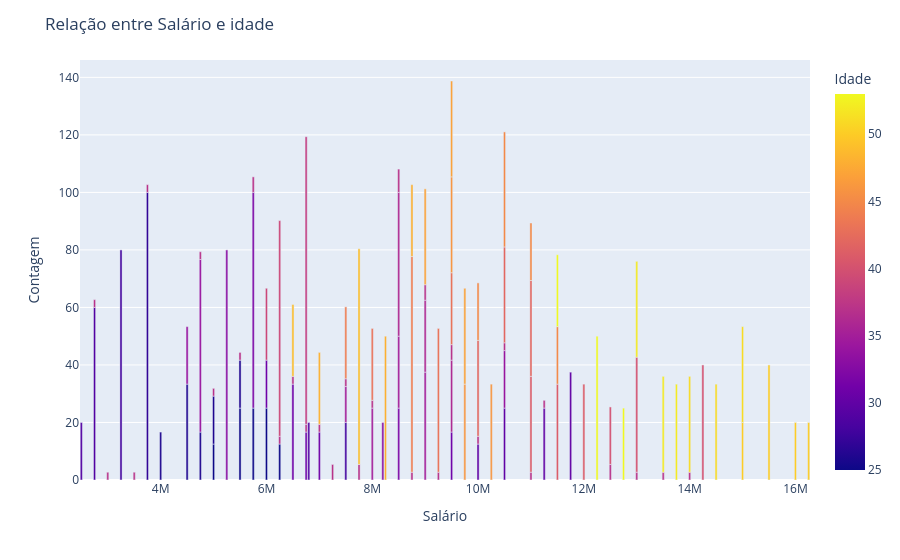

The code cell stored with this chart in its notebook:
### Markdown cell above
### Podemos notar que a maior parte das pessoas que possuem um credit Score alto também possuem um nivel de escolaridade mais elevado

### Code cell
# C) Salario e idade
df_grouped = df.groupby(['Income', 'Age']).size().reset_index(name='count')
total_por_idade = df_grouped.groupby('Age')['count'].transform('sum')
df_grouped['percent'] = (df_grouped['count'] / total_por_idade) * 100

# Cria gráfico de barras empilhadas
fig = px.bar(df_grouped, x='Income', y='percent', color='Age', barmode='stack',
             labels={'Income': 'Salário', 'percent': 'Porcentagem', 'Age': 'Idade'})

fig.update_layout(title='Relação entre Salário e idade',
                  yaxis_title='Contagem',
                  legend_title='Age')
fig.show()
